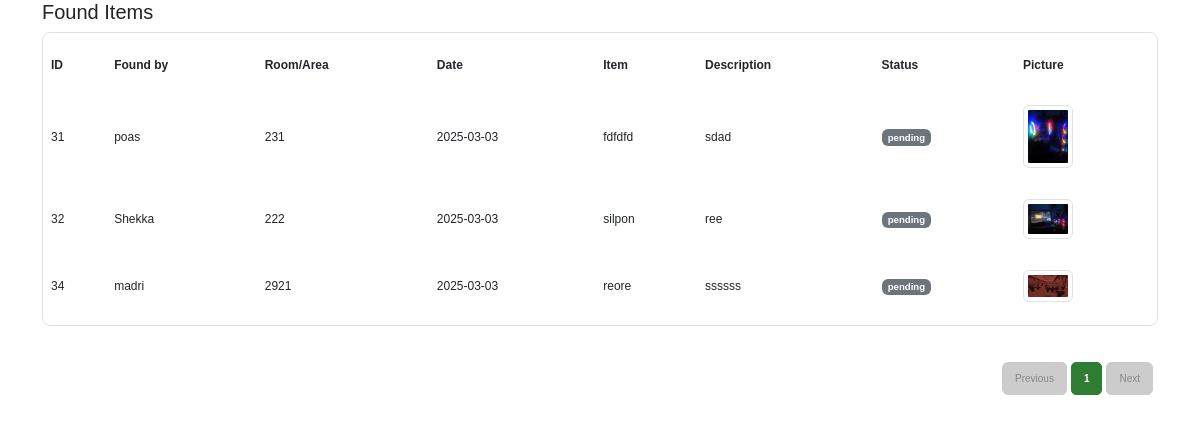
Before: /found.php (signed in) with the older database file.
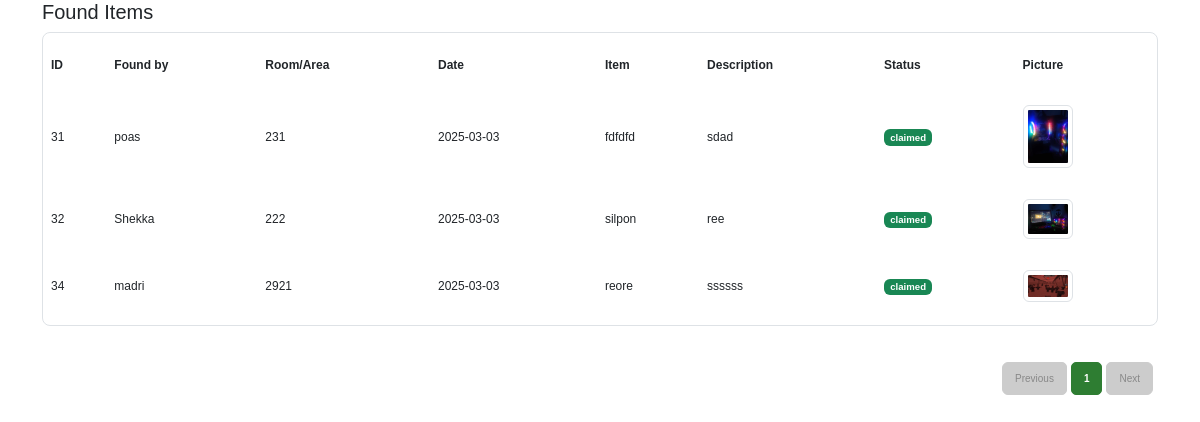
After: the same page with the newer database file.
### tables this page shows
CREATE TABLE `lost_and_found` (
  `id` int(11) NOT NULL,
  `found_by` varchar(20) NOT NULL,
  `type` varchar(20) NOT NULL,
  `room` varchar(20) NOT NULL,
  `date` date NOT NULL,
  `item` varchar(20) NOT NULL,
  `description` varchar(200) NOT NULL,
  `status` varchar(20) NOT NULL,
  `picture` varchar(500) NOT NULL,
  `action` varchar(20) NOT NULL
);

### found.php (the view, shortened to what this page needs)
<?php
require_once('database.php');
$limit = 3;
$page = isset($_GET['foundPage']) ? (int)$_GET['foundPage'] : 1;
$offset = ($page - 1) * $limit;
$sql = "SELECT * FROM lost_and_found WHERE type = 'Found' LIMIT $limit OFFSET $offset";
$result = $conn->query($sql);
$totalResult = $conn->query("SELECT COUNT(*) as total FROM lost_and_found WHERE type = 'Found'");
$totalRows = $totalResult->fetch_assoc()['total'];
$totalPages = ceil($totalRows / $limit);
?>
<!DOCTYPE html>
<html lang="en">
<head>
    <link rel="stylesheet" href="https://cdn.jsdelivr.net/npm/bootstrap@5.3.3/dist/css/bootstrap.min.css">
    <link rel="stylesheet" href="https://cdn.jsdelivr.net/npm/bootstrap@5.3.0-alpha2/dist/css/bootstrap.min.css">
    <link rel="stylesheet" href="https://cdnjs.cloudflare.com/ajax/libs/font-awesome/6.6.0/css/all.min.css" />
     <link href='https://unpkg.com/boxicons@2.0.9/css/boxicons.min.css' rel='stylesheet'>
    <link rel="stylesheet" href="https://cdn.jsdelivr.net/npm/bootstrap-icons@1.3.0/font/bootstrap-icons.css">
    <link rel="stylesheet" href="css/lost.css">
</head>
<body>
    <div class="container mt-0">
        <h5>Found Items</h5>
        <div class="table-responsive">
            <table class="table table-hover border table-bordered">
            <thead class="sticky-top">
                        <tr>
                        <th>ID</th>
                        <th>Found by</th>
                        <th>Room/Area</th>
                        <th>Date</th>
                        <th>Item</th>
                        <th>Description</th>
                        <th>Status</th>
                        <th>Picture</th>
                    </tr>
                </thead>
                <tbody>
                    <?php if ($result->num_rows > 0): ?>
                        <?php while ($row = $result->fetch_assoc()): ?>
                            <tr>
                                <td><?= htmlspecialchars($row['id']); ?></td>
                                <td><?= htmlspecialchars($row['found_by']); ?></td>
                                <td><?= htmlspecialchars($row['room']); ?></td>
                                <td><?= htmlspecialchars($row['date']); ?></td>
                                <td><?= htmlspecialchars($row['item']); ?></td>
                                <td><?= htmlspecialchars($row['description']); ?></td>
                                <td><span class='badge text-bg-<?= ($row['status'] == 'pending') ? 'secondary' : 'success'; ?>'>
                                    <?= htmlspecialchars($row['status']); ?>
                                </span></td>
                                <td>
                                    <?php if (!empty($row['picture'])): ?>
                                        <img src="<?= htmlspecialchars($row['picture']); ?>"
                                            class="img-thumbnail" width="50" height="50"
                                            data-bs-toggle="modal" data-bs-target="#imageModalFound"
                                            onclick="showImageInModal('<?= htmlspecialchars($row['picture']); ?>')">
                                    <?php else: ?>
                                        <span class="text-muted">No Image</span>
                                    <?php endif; ?>
                                </td>
                            </tr>
                        <?php endwhile; ?>
                    <?php else: ?>
                        <tr><td colspan='8'>No records found.</td></tr>
                    <?php endif; ?>
                </tbody>
            </table>
        </div>
        <nav class="pagination-container">
            <ul class="pagination custom-pagination">
                <li class="page-item <?= ($page <= 1) ? 'disabled' : ''; ?>">
                    <a class="page-link" href="?tab=found&foundPage=<?= $page - 1; ?>">Previous</a>
                </li>
                <?php for ($i = 1; $i <= $totalPages; $i++): ?>
                    <li class="page-item <?= ($i === $page) ? 'active' : ''; ?>">
                        <a class="page-link" href="?tab=found&foundPage=<?= $i; ?>"><?= $i; ?></a>
                    </li>
                <?php endfor; ?>
                <li class="page-item <?= ($page >= $totalPages) ? 'disabled' : ''; ?>">
                    <a class="page-link" href="?tab=found&foundPage=<?= $page + 1; ?>">Next</a>
                </li>
            </ul>
        </nav>
    </div>
</body>
</html>

Changed rows visible on the page:
changed lost_and_found "poas": status "pending" → "claimed"
changed lost_and_found "Shekka": status "pending" → "claimed"
changed lost_and_found "madri": status "pending" → "claimed"
